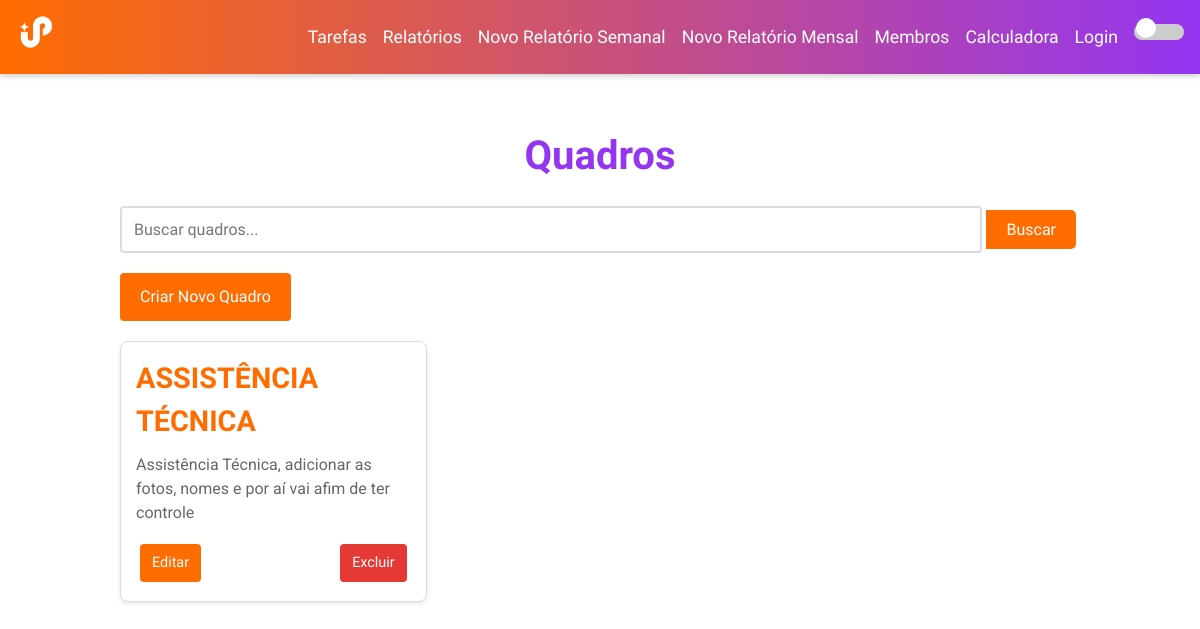
Page /tarefas/ on the committed database.
### tarefas/models.py (models this page shows, shortened)
class Board(models.Model):
    name = models.CharField(max_length=200)
    description = models.TextField(blank=True)
    created_at = models.DateTimeField(auto_now_add=True)

### tarefas/views.py (the view, shortened to what this page needs)
# urls.py: path('', BoardListView.as_view(), name='board_list'),
class BoardListView(ListView):
    model = Board
    template_name = 'tarefas/board_list.html'
    context_object_name = 'boards'

### tarefas/templates/tarefas/board_list.html (shortened to what this page needs)
{% extends "base.html" %}
{% block content %}
  <div class="board-list-container">
    <h1 class="board-list-title">Quadros</h1>
    <form method="get" action="{% url 'tarefas:board_list' %}" class="board-search-form">
      <input type="text" name="q" placeholder="Buscar quadros..." class="search-input">
      <button type="submit" class="btn search-btn">Buscar</button>
    </form>
    <a href="{% url 'tarefas:board_create' %}" class="btn create-board-btn">Criar Novo Quadro</a>
    <div class="boards-grid">
      {% for board in boards %}
        <div class="board-card">
          <h2 class="board-card-title">
            <a href="{% url 'tarefas:board_detail' board.pk %}">{{ board.name }}</a>
          </h2>
          <p class="board-card-description">{{ board.description }}</p>
          <div class="board-card-actions">
            <a href="{% url 'tarefas:board_update' board.pk %}" class="btn edit-btn">Editar</a>
            <a href="{% url 'tarefas:board_delete' board.pk %}" class="btn delete-btn">Excluir</a>
          </div>
        </div>
      {% empty %}
        <p>Nenhum quadro cadastrado.</p>
      {% endfor %}
    </div>
  </div>
{% endblock %}

### static/css/style.css (style rules this page uses)
:root { --primary-color: #FF6D00; --secondary-color: #9435F2; --background-color: #FFFFFF; --text-color: #222222; --nav-bg: linear-gradient(90deg, #FF6D00, #9435F2); --nav-text-color: #FFFFFF; --button-bg: #FF6D00; --button-text: #FFFFFF; --border-color: #DDDDDD; --container-width: 1200px; --base-spacing: 1rem; --transition-speed: 0.5s; }
* { margin: 0; padding: 0; box-sizing: border-box; }
body { font-family: 'Luckiest Guy', cursive, sans-serif; background-color: var(--background-color); color: var(--text-color); line-height: 1.5; padding-top: 70px; transition: background-color var(--transition-speed), color var(--transition-speed); }
h1, h2, h3 { font-family: 'Luckiest Guy', cursive, sans-serif; color: var(--secondary-color); margin-bottom: 0.5rem; }
p, label, small { font-family: 'Roboto', sans-serif; margin-bottom: 0.5rem; }
input[type="text"], input[type="number"], input[type="date"], textarea, select { width: 100%; padding: 0.75rem; border: 2px solid var(--border-color); border-radius: 4px; transition: border-color 0.3s; background-color: #FFFFFF; color: #222222; font-family: 'Luckiest Guy', cursive, sans-serif; font-size: 1rem; }
button, a.btn { display: inline-block; text-align: center; text-decoration: none; padding: 0.75rem 1.25rem; border-radius: 4px; cursor: pointer; font-size: 1rem; font-family: 'Luckiest Guy', cursive, sans-serif; transition: transform 0.3s, opacity 0.3s; }
.btn { background-color: var(--button-bg); color: var(--button-text); margin: 0.5rem; border: none; }
.btn { margin: 0.25rem; }
.board-list-container { margin: 20px auto; padding: 20px; max-width: 1000px; }
.board-list-title { text-align: center; font-size: 2.5rem; color: var(--secondary-color); margin-bottom: 20px; }
.board-search-form { display: flex; justify-content: center; margin-bottom: 20px; }
.search-input { width: 300px; padding: 10px; border: 1px solid var(--border-color); border-radius: 5px 0 0 5px; font-size: 1rem; }
.search-btn { padding: 10px 20px; border: none; background-color: var(--button-bg); color: var(--button-text); border-radius: 0 5px 5px 0; font-size: 1rem; cursor: pointer; transition: background-color 0.3s; }
.create-board-btn { display: block; width: fit-content; margin: 0 auto 20px; padding: 10px 20px; background-color: var(--button-bg); color: var(--button-text); border-radius: 5px; text-decoration: none; text-align: center; cursor: pointer; transition: background-color 0.3s; }
.boards-grid { display: grid; grid-template-columns: repeat(auto-fill, minmax(280px, 1fr)); gap: 20px; }
.board-card { background-color: #fff; border: 1px solid var(--border-color); border-radius: 8px; padding: 15px; box-shadow: 0 2px 4px rgba(0,0,0,0.1); transition: transform 0.3s; }
.board-card-title { font-size: 1.8rem; margin-bottom: 10px; color: var(--primary-color); }
.board-card-title a { text-decoration: none; color: inherit; }
.board-card-description { font-size: 1rem; color: #666; margin-bottom: 15px; }
.board-card-actions { display: flex; justify-content: space-between; }
.board-card-actions .btn { font-size: 0.9rem; padding: 8px 12px; }
.edit-btn { background-color: var(--button-bg); }
.delete-btn { background-color: #E53935; }

### rows in the picture
Board: name "ASSISTÊNCIA TÉCNICA", description "Assistência Técnica, adicionar as fotos, nomes e por aí vai afim de ter controle"
